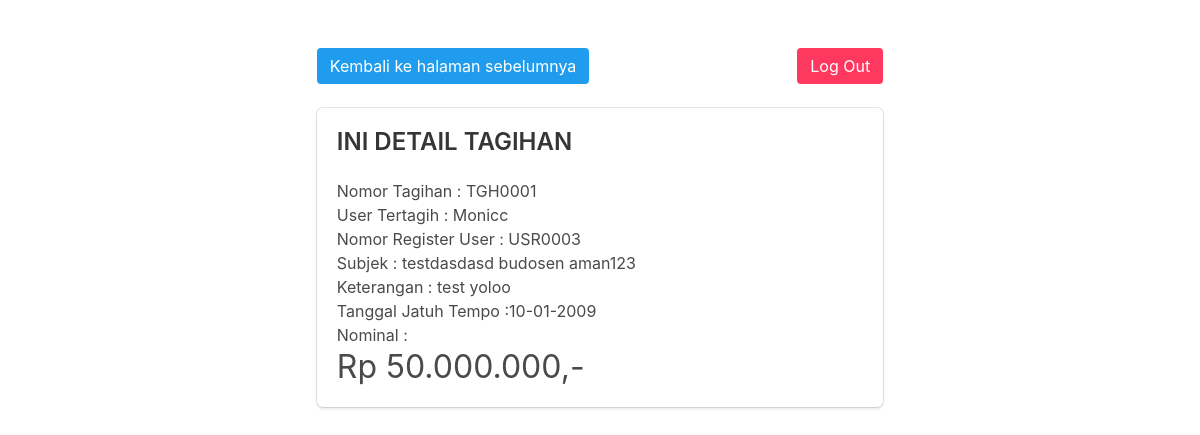
/apto-admin/detail-tagihan.php?idtagihan=TGH0001 (signed in), run on the app's committed database.
### tables this page shows
CREATE TABLE `apto_tagihan` (
  `idtagihan` varchar(8) NOT NULL,
  `iduser` varchar(850) NOT NULL,
  `subject` varchar(100) DEFAULT NULL,
  `deskripsi` varchar(400) DEFAULT NULL,
  `jatuhtempo` date DEFAULT NULL,
  `nominal` varchar(9) DEFAULT NULL,
  `log` varchar(45) DEFAULT NULL,
  PRIMARY KEY (`idtagihan`),
  UNIQUE KEY `idtagihan_UNIQUE` (`idtagihan`),
  KEY `idx_apto_tagihan_iduser` (`iduser`(767))
);

CREATE TABLE `apto_user` (
  `iduser` varchar(8) NOT NULL,
  `nama` varchar(70) NOT NULL,
  `email` varchar(35) NOT NULL,
  `alamat` varchar(100) DEFAULT NULL,
  `notelp` varchar(20) DEFAULT NULL,
  `jk` varchar(1) DEFAULT NULL,
  `username` varchar(15) DEFAULT NULL,
  `password` varchar(50) DEFAULT NULL,
  `level` int(1) DEFAULT NULL,
  `status` int(1) DEFAULT NULL,
  `tingkat` varchar(8) NOT NULL,
  PRIMARY KEY (`iduser`,`tingkat`),
  UNIQUE KEY `iduser_UNIQUE` (`iduser`),
  KEY `idx_apto_user_iduser` (`iduser`),
  KEY `fk_apto_user_1_idx` (`tingkat`),
  CONSTRAINT `fk_apto_user_1` FOREIGN KEY (`tingkat`) REFERENCES `apto_tingkat` (`kodetingkat`) ON DELETE NO ACTION ON UPDATE NO ACTION
);

### apto-admin/detail-tagihan.php (the view, shortened to what this page needs)
<!DOCTYPE html>
<?php
include_once("../req/database.php");
$id = $_GET['idtagihan'];
$yu = $mysqli->prepare("SELECT a.idtagihan,a.subject,a.deskripsi,a.nominal,a.jatuhtempo,b.iduser,b.nama from apto_tagihan a join apto_user b on a.iduser=b.iduser where a.idtagihan=?");
$yu->bind_param('s',$id);
$yu->execute();
$yu->bind_result($idtagihan,$subject,$deskripsi,$nominal,$jatuhtempo,$iduser,$nama);
?>
<html lang="en">
<head>
    <link rel="stylesheet" href="../req/bulma/css/bulma.min.css">
</head>
<body>
    <div class="hero">
        <div class="hero-body">
            <div class="container">
                <div class="columns">
                    <div class="column is-one-fifth"></div>
                    <div class="column is-three-fifth">
                    <div class="level">
                        <div class="level-left">
                            <div class="level-items">
                                <a href="kelola.php" class="button is-info">Kembali ke halaman sebelumnya</a>
                            </div>
                        </div>
                        <div class="level-right">
                            <div class="level-items">
                                <a href="logout-admin.php" class="button is-danger">Log Out</a>
                                </div>
                            </div>
                    </div>
                        <div class="box">
                        <h2 class="title is-4">INI DETAIL TAGIHAN</h2>
    <?php
        while($yu->fetch()){
            echo "Nomor Tagihan : $idtagihan<br/>
            User Tertagih : $nama<br/>
            Nomor Register User : $iduser<br/>
            Subjek : $subject<br/>
            Keterangan : $deskripsi<br/>
            Tanggal Jatuh Tempo :";echo date("d-m-Y", strtotime($jatuhtempo));echo "<br/>
            Nominal : <br/>";
            echo "<h2 class=\"subtitle is-3\">Rp ". number_format($nominal, 0, ".", ".").",- </h2>";
        }
    ?>
                        </div>
                    </div>
                    <div class="column is-one-fifth"></div>
                </div>
            </div>
        </div>
    </div>
</body>
</html>

### data on the page
apto_tagihan: idtagihan "TGH0001", apto_user.nama "Monicc", apto_user.iduser "USR0003", subject "testdasdasd budosen aman123", deskripsi "test yoloo", jatuhtempo "10-01-2009", nominal "50.000.000"
